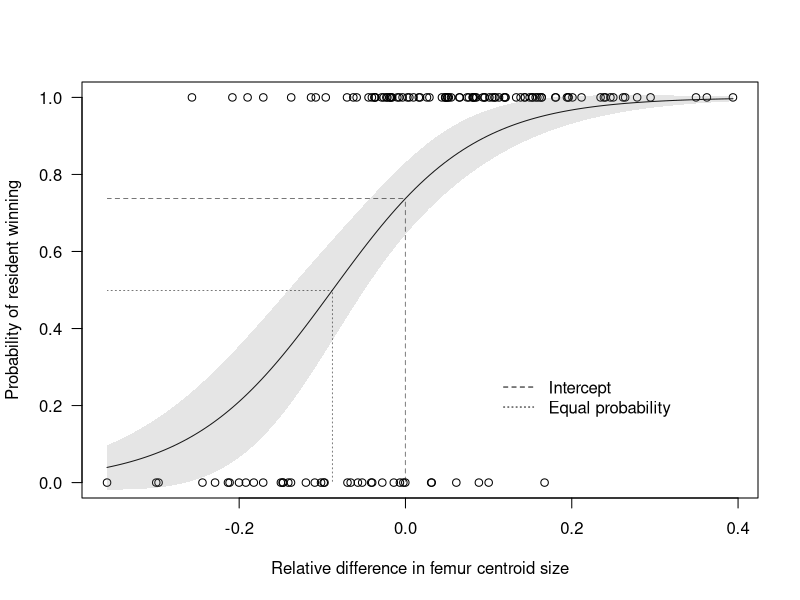

Source code (R):

### Generalized linear models ###

## Here I compare among a set of candidate models to identify which trait best determines contest success in duels 
## between male monkey beetles Heterochelus chiragricus.

## Male H. chiragricus fight on the disc-shaped flowerheads that both sexes feed and spend most of their adult lives on. These 
## flowerheads act therefore as contest arenas. Once a male has won reproductive access to a female, he will guard her. At the outset
## of each contest, we termed the guarding male as the 'resident' and the incoming competitor as the 'intruder'.


## The traits investigated are:
# Femur shape
# Femur size
# Tibia shape
# Tibia size
# Overall shape (i.e., femur shape and tibia shape)
# Overall size (i.e., femur size and tibia size)
# Body size

## The shape and size measurements were obtained using geometric morphometrics, a landmark-based approach to the measurement
## of form. This approach decomposes form into 'shape' and 'size'. These variables are mathematically independent of one another.
## This allows for the separate investigation of trends in shape and size, their relationship with one another (i.e., multivariate
## allometric scaling), or their variation across populations, amongst other things. Outside of biology, geometric morphometrics
## is also commonly used in archaeology to measure variation in e.g., stone tool artefacts.

## These analyses comprised part of my doctoral thesis work on sexual selection in monkey beetles and the role that this form of
## selection may have played in their diversification in South Africa. 

## My aim with these analyses was to assess whether males' enlarged, sculptured hind legs confer confer a competitive advantage - 
## this would be a pre-requisite for demonstrating that sexual selection does actually occur in monkey beetles.


# Packages
library(tibble)
library(broom)

# Load data
fights<-read.csv("beetle_fights_chiragricus.csv",header=TRUE, sep=",", na.strings="NA", dec=".", strip.white=TRUE)
fights<-na.omit(fights) # Remove missing values
head(fights) # Check data

# Run candidate models
#1 Femur shape
fshape<-glm(res.win~diff.fpc1+diff.fpc2+diff.fpc3,family=binomial(logit),data=fights)
summary(fshape)

#2 Tibia shape
tshape<-glm(res.win~diff.tpc1+diff.tpc2+diff.tpc3,family=binomial(logit),data=fights)
summary(tshape)

#3 Overall shape
wholeshape<-glm(res.win~diff.tpc1+diff.tpc2+diff.tpc3+diff.fpc1+diff.fpc2+diff.fpc3,family=binomial(logit),data=fights)
summary(wholeshape)

#4 Femur size
fsize<-glm(res.win~logdiff.fcs,family=binomial(logit),data=fights)
summary(fsize)

#* Tibia size
tsize<-glm(res.win~logdiff.tcs,family=binomial(logit),data=fights)
summary(tsize) 

#5 Overall size
wholesize<-glm(res.win~logdiff.tcs+logdiff.fcs,family=binomial(logit),data=fights)
summary(wholesize)

#6 Body length
bsize<-glm(res.win~logdiff.bodlength,family=binomial(logit),data=fights)
summary(bsize)

# Compare model fits
summ.table <- do.call(rbind, lapply(list(fshape, tshape, wholeshape, fsize, tsize, wholesize,bsize), broom::glance))
model.name<-c("femur.shape","tibia.shape","whole.shape","femur.size","tibia.size","whole.size","body.size")
summ.table %>% add_column(model.name,.before="null.deviance")

### CONCLUSIONS ###
## Model femur.size has lowest AIC (Akaike Information Criterion) indicating that it the model that fits the data best
## Looking at the output summary for this model we see that there is a significant effect of femur size on residents winning.
## Since the values input into the model for femur size is actually the relative difference in femur size between competitors,
## we can infer from these results that residents with larger hind femurs relative to their opponents are more likely to win,
## i.e., it is not absolute femur size that is important, but femur size RELATIVE to your opponent.

# Plot
plot(fights$res.win~fights$logdiff.fcs,main="",ylab="Probability of resident winning",xlab="Relative difference in femur centroid size",las=1)
x <- seq(-0.3588946, 0.3938675, length = 131)
y <- predict(fsize, data.frame(logdiff.fcs=x),type="response")
lines(x,y)

# Standard error
y.se<-predict(fsize, data.frame(logdiff.fcs=x),type="response",se.fit=T)
UL<- y + y.se$se.fit*1.96
LL<- y - y.se$se.fit*1.96

# Confidence interval
# transparent red: polygon(c(rev(x),x),c(rev(UL),LL),col=rgb(1,0,0,0.2),border=F)
polygon(c(rev(x),x),c(rev(UL),LL),col=rgb(0.5,0.5,0.5,0.2),border=F) # transparent grey

# Legend for lines
legend(0.1,0.3, legend=c("Intercept","Equal probability"),lty=c(2,3),bty="n")

# Intercept
yval<-predict(fsize,data.frame(logdiff.fcs=0),type="resp")
xmin<-min(fights$logdiff.fcs)
clip(x1=xmin,x2=0,y1=0,y2=yval)
abline(h=yval,v=0,lty=2)

# Equal probability
# Calculating x value corresponding to y = 0.5
findInt <- function(model, value) {
  function(x) {
    predict(model, data.frame(logdiff.fcs=x), type="response") - value
  }
}
equal<-uniroot(findInt(fsize, .5), range(fights$logdiff.fcs))$root

clip(x1=xmin,x2=equal,y1=0,y2=0.5)
abline(h=0.5,v=equal,lty=3)


